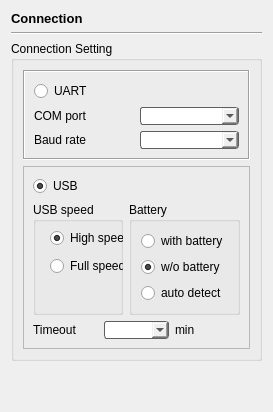
      <widget class="QWidget" name="page_Conn">
       <layout class="QGridLayout" name="gridLayout_14">
        <item row="2" column="0">
         <layout class="QGridLayout" name="gridLayout_13">
          <item row="0" column="0">
           <widget class="QGroupBox" name="groupBox_uartusb">
            <property name="title">
             <string>Connection Setting</string>
            </property>
            <property name="flat">
             <bool>false</bool>
            </property>
            <layout class="QGridLayout" name="gridLayout_12">
             <item row="0" column="0">
              <widget class="QFrame" name="frameUART">
               <property name="frameShape">
                <enum>QFrame::Box</enum>
               </property>
               <property name="frameShadow">
                <enum>QFrame::Sunken</enum>
               </property>
               <layout class="QGridLayout" name="gridLayout">
                <item row="0" column="0">
                 <widget class="QRadioButton" name="radioUART">
                  <property name="text">
                   <string>UART</string>
                  </property>
                 </widget>
                </item>
                <item row="1" column="0">
                 <layout class="QHBoxLayout" name="horizontalLayout_6">
                  <item>
                   <layout class="QVBoxLayout" name="verticalLayout_2">
                    <item>
                     <widget class="QLabel" name="label">
                      <property name="text">
                       <string>COM port</string>
                      </property>
                     </widget>
                    </item>
                    <item>
                     <widget class="QLabel" name="label_2">
                      <property name="text">
                       <string>Baud rate</string>
                      </property>
                     </widget>
                    </item>
                   </layout>
                  </item>
                  <item>
                   <layout class="QVBoxLayout" name="verticalLayout_3">
                    <item>
                     <widget class="QComboBox" name="comboPort">
                      <property name="styleSheet">
                       <string notr="true">border: 1px solid rgb(95,95,95);
border-radius: 3px;
color: rgb(0, 0, 0);
margin:0 0 0 0;</string>
                      </property>
                     </widget>
                    </item>
                    <item>
                     <widget class="QComboBox" name="comboRate">
                      <property name="styleSheet">
                       <string notr="true">border: 1px solid rgb(95,95,95);
border-radius: 3px;
color: rgb(0, 0, 0);
margin:0 0 0 0;</string>
                      </property>
                      <property name="currentIndex">
                       <number>-1</number>
                      </property>
                     </widget>
                    </item>
                   </layout>
                  </item>
                 </layout>
                </item>
               </layout>
              </widget>
             </item>
             <item row="1" column="0">
              <widget class="QFrame" name="frame">
               <property name="frameShape">
                <enum>QFrame::StyledPanel</enum>
               </property>
               <property name="frameShadow">
                <enum>QFrame::Raised</enum>
               </property>
               <layout class="QGridLayout" name="gridLayout_15">
                <item row="0" column="0">
                 <widget class="QRadioButton" name="radioUSB">
                  <property name="text">
                   <string>USB</string>
                  </property>
                  <property name="checked">
                   <bool>true</bool>
                  </property>
                 </widget>
                </item>
                <item row="1" column="0">
                 <layout class="QHBoxLayout" name="horizontalLayout_7">
                  <item>
                   <widget class="QGroupBox" name="groupBox_speed">
                    <property name="title">
                     <string>USB speed</string>
                    </property>
                    <widget class="QRadioButton" name="radioSpeedHigh">
                     <property name="geometry">
                      <rect>
                       <x>17</x>
                       <y>25</y>
                       <width>102</width>
                       <height>22</height>
                      </rect>
                     </property>
                     <property name="text">
                      <string>High speed</string>
                     </property>
                     <property name="checked">
                      <bool>true</bool>
                     </property>
                    </widget>
                    <widget class="QRadioButton" name="radioSpeedFull">
                     <property name="geometry">
                      <rect>
                       <x>17</x>
                       <y>53</y>
                       <width>95</width>
                       <height>22</height>
                      </rect>
                     </property>
                     <property name="text">
                      <string>Full speed</string>
                     </property>
                     <property name="checked">
                      <bool>false</bool>
                     </property>
                    </widget>
                   </widget>
                  </item>
                  <item>
                   <widget class="QGroupBox" name="groupBox_battery">
                    <property name="title">
                     <string>Battery</string>
                    </property>
                    <layout class="QGridLayout" name="gridLayout_2">
                     <item row="0" column="0">
                      <widget class="QRadioButton" name="radioButton_WithBattery">
                       <property name="text">
                        <string>with battery</string>
                       </property>
                      </widget>
                     </item>
                     <item row="1" column="0">
                      <widget class="QRadioButton" name="radioButton_WithoutBattery">
                       <property name="text">
                        <string>w/o battery</string>
                       </property>
                       <property name="checked">
                        <bool>true</bool>
                       </property>
                      </widget>
                     </item>
                     <item row="2" column="0">
                      <widget class="QRadioButton" name="radioButton_Autodetect">
                       <property name="text">
                        <string>auto detect</string>
                       </property>
                      </widget>
                     </item>
                    </layout>
                   </widget>
                  </item>
                 </layout>
                </item>
                <item row="2" column="0">
                 <layout class="QHBoxLayout" name="horizontalLayout_11">
                  <item>
                   <widget class="QLabel" name="label_Timeout">
                    <property name="text">
                     <string>Timeout</string>
                    </property>
                   </widget>
                  </item>
                  <item>
                   <widget class="QComboBox" name="comboTimeout">
                    <property name="autoFillBackground">
                     <bool>false</bool>
                    </property>
                    <property name="styleSheet">
                     <string notr="true">border: 1px solid rgb(95,95,95);
border-radius: 3px;
color: rgb(0, 0, 0);
margin:0 0 0 0;</string>
                    </property>
                    <property name="currentIndex">
                     <number>-1</number>
                    </property>
                    <property name="insertPolicy">
                     <enum>QComboBox::InsertAtBottom</enum>
                    </property>
                   </widget>
                  </item>
                  <item>
                   <widget class="QLabel" name="label_min">
                    <property name="text">
                     <string>min</string>
                    </property>
                   </widget>
                  </item>
                 </layout>
                </item>
               </layout>
              </widget>
             </item>
            </layout>
           </widget>
          </item>
          <item row="1" column="0">
           <spacer name="verticalSpacer">
            <property name="orientation">
             <enum>Qt::Vertical</enum>
            </property>
            <property name="sizeHint" stdset="0">
             <size>
              <width>20</width>
              <height>40</height>
             </size>
            </property>
           </spacer>
          </item>
         </layout>
        </item>
        <item row="0" column="0">
         <widget class="QLabel" name="label_16">
          <property name="font">
           <font>
            <pointsize>10</pointsize>
            <weight>75</weight>
            <bold>true</bold>
           </font>
          </property>
          <property name="text">
           <string>Connection</string>
          </property>
         </widget>
        </item>
        <item row="1" column="0">
         <widget class="Line" name="line_6">
          <property name="orientation">
           <enum>Qt::Horizontal</enum>
          </property>
         </widget>
        </item>
       </layout>
      </widget>
